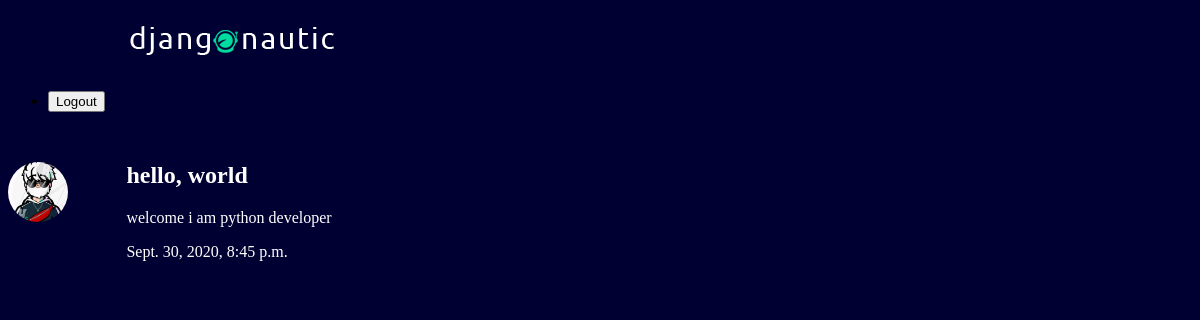
Screenshot of /articles/hello_world/ (signed in) with the database file from the repository.
### articles/models.py (models this page shows, shortened)
class Article(models.Model):
    title = models.CharField(max_length=100)
    slug = models.SlugField()
    body = models.TextField()
    date = models.DateTimeField(auto_now_add = True)
    thumb = models.ImageField(default="default.png",blank=True)

### articles/views.py (the view)
# urls.py: path('<slug:slug>/',views.article_detail,name="details"),
@login_required(login_url="/accounts/login")
def article_detail(request,slug):
    article = Article.objects.get(slug = slug)
    return render(request,'articles/article_details.html',{'article':article})

### articles/templates/articles/article_details.html
{% extends 'base_layout.html' %}
{% block content %}
<div class="article-detail">
  <div class="article">
    <img src ="{{article.thumb.url}}" class="img1">
    <h2>{{article.title}}</h2>
    <p>{{article.body}}</p>
    <p>{{article.date}}</p>
  </div>
</div>
{% endblock %}

### assets/style.css (style rules this page uses)
body { background: #000033; }
p { color: white; font-family: cursive; margin-left: 10%; }
h2 { color: white; margin-top: 50px; margin-left: 10%; }
.img1 { border-radius: 50%; max-width: 5%; position: absolute; }

### rows the page displays
Article: thumb (placeholder picture), title "hello, world", body "welcome i am python developer", date "Sept. 30, 2020, 8:45 p.m."
